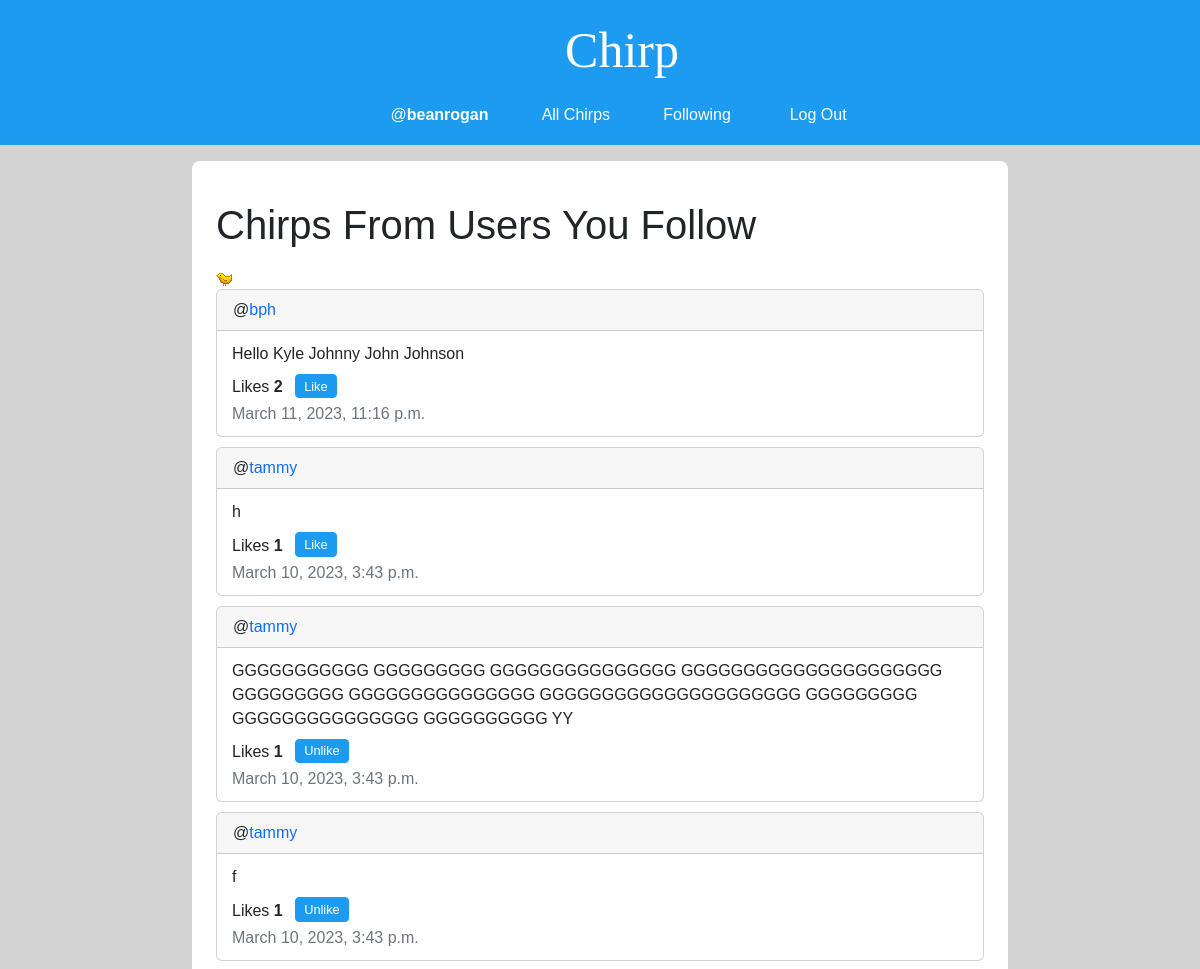
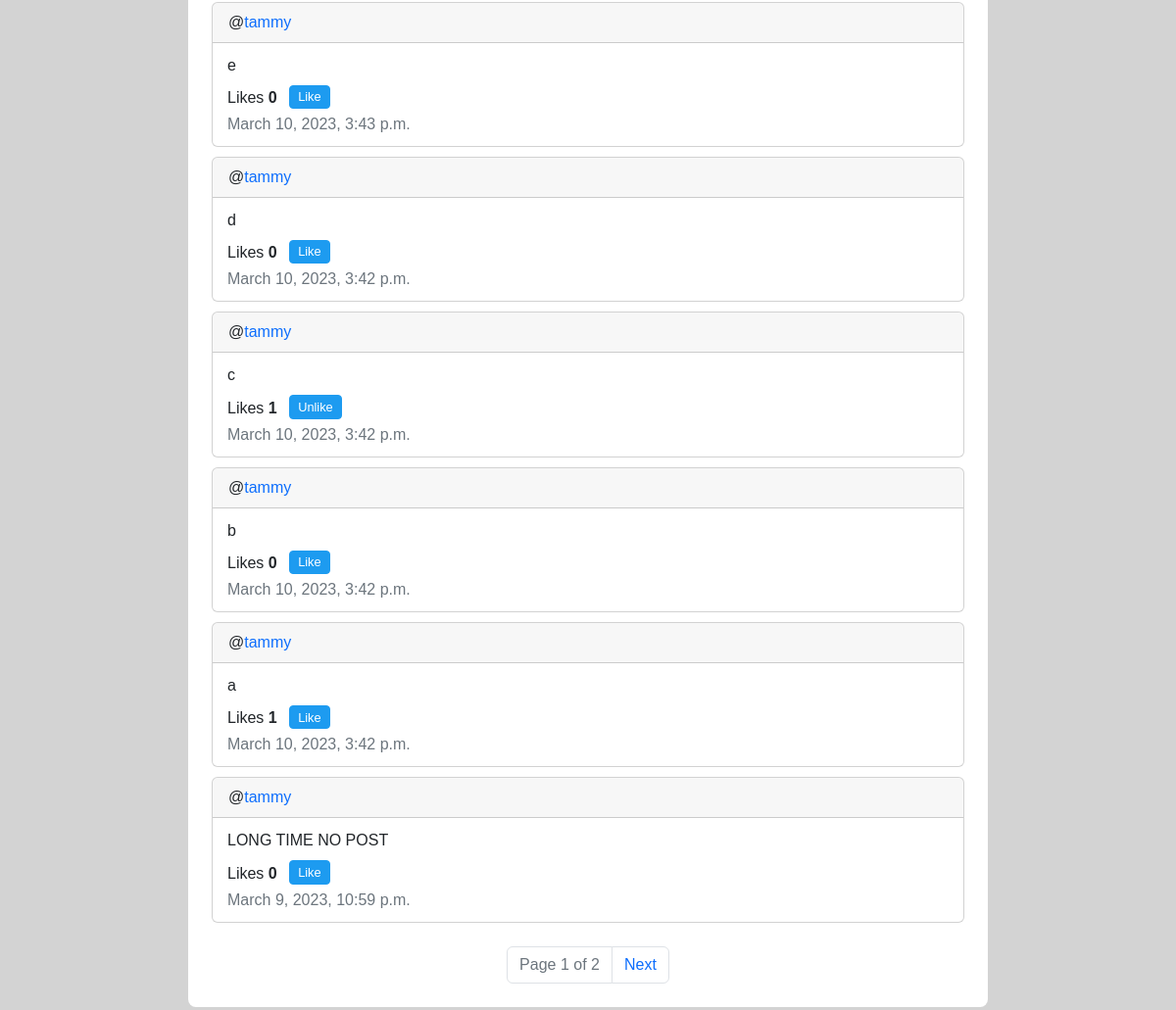
The app's page /following (signed in) with its own data (2 pictures, top to bottom).
### network/models.py (models this page shows, shortened)
class User(AbstractUser):
    pass

class Post(models.Model):
    author = models.ForeignKey('User', on_delete=models.CASCADE, related_name="+")
    content = models.TextField(max_length=280, verbose_name='')
    datetime = models.DateTimeField(auto_now_add=True)
    def likes(self):
        return self.like_objs.count()
    def users_liked(self):
        users = [like_obj.user for like_obj in self.like_objs.all()]
        return users

### network/views.py (the view)
# urls.py: path("following", views.following, name="following"),
def following(request):
    if not request.user.is_authenticated:
        return render(request, "network/error-page.html", {
                'message': error_message['login_to_view_following']
            })
    follow_objs_qset = request.user.following.all()
    followed_user_objs = [obj.followed for obj in follow_objs_qset]
    post_list = Post.objects.filter(author__in=followed_user_objs).order_by("-datetime")
    paginator = Paginator(post_list, 10)
    page_number = request.GET.get('page')
    page_obj = paginator.get_page(page_number)
    return render(request, "network/following.html", {
        "page_obj": page_obj,
    })

### network/templates/network/following.html (shortened to what this page needs)
{% extends "network/layout.html" %}
{% load static %}
{% block header %}Chirps From Users You Follow{% endblock %}
{% block body %}
    <img alt="tweety bird">
    {% include "network/post-pagination.html" with page_obj=page_obj %}
{% endblock %}

### network/templates/network/layout.html (shortened to what this page needs)
{% load static %}
<!DOCTYPE html>
<html lang="en">
    <head>
        <link href="https://cdn.jsdelivr.net/npm/bootstrap@5.2.3/dist/css/bootstrap.min.css" rel="stylesheet">
        <link href="{% static 'network/styles.css' %}" rel="stylesheet">
    </head>
    <body>
        <nav class="navbar navbar-expand-lg nav-justified">
            <a class="navbar-brand" href="{% url 'index' %}">Chirp</a>
            <div>
              <ul class="navbar-nav">
                {% if user.is_authenticated %}
                    <li class="nav-item">
                        <a class="nav-link" href="{% url 'profile' user.username %}">@<strong id="username">{{ user.username }}</strong></a>
                    </li>
                {% endif %}
                <li class="nav-item">
                  <a class="nav-link" href="{% url 'index' %}">All Chirps</a>
                </li>
                {% if user.is_authenticated %}
                    <li class="nav-item">
                        <a class="nav-link" href="{% url 'following' %}">Following</a>
                    </li>
                    <li class="nav-item nav-access">
                        <a class="nav-link" href="{% url 'logout' %}">Log Out</a>
                    </li>
                {% endif %}
              </ul>
            </div>
        </nav>
        <div class="containter row">
            <div class="col-md-2"></div>
            <div class="body col-md-8 mt-3 mb-3 pt-4 pb-2 px-4 rounded-3">
                <h1>{% block header %}{% endblock %}</h1>
                {% block body %}{% endblock %}
            </div>
            <div class="col-md-2"></div>
        </div>
    </body>
</html>

### network/templates/network/post-pagination.html (shortened to what this page needs)
<div class="post-group">
    {% for post in page_obj %}
        <div class="post card">
            <div class="card-header post-author" id="postAuthor_{{ post.id }}">@<a class="post-author-link" href="{% url 'profile' post.author.username %}">{{post.author}}</a></div>
            <div class="card-body position-relative">
                <div class="post-content-container mb-2" id="postContentContainer_{{ post.id }}">
                    <span class="post-content card-text" id="postContent_{{ post.id }}" style="display: block">{{post.content}}</span>
                </div>
                <div class="like-button-group d-sm-inline">
                    Likes <span class="like-count" id="likeCount_{{ post.id }}">{{ post.likes }}</span>
                    {% if user not in post.users_liked and user.is_authenticated %}
                        <button class="like-unlike-button btn btn-primary btn-sm mb-1 ms-2" id="{{ post.id }}">Like</button>
                    {% elif user in post.users_liked and user.is_authenticated %}
                        <button class="like-unlike-button btn btn-primary btn-sm mb-1 ms-2" id="{{ post.id }}">Unlike</button>
                    {% else %}
                        <button class="like-unlike-button btn btn-primary btn-sm mb-1 ms-2" id="{{ post.id }}" disabled>Like</button>
                    {% endif %}
                </div>
                <div class="post-datetime d-sm-block fw-light text-muted" id="postDatetime_{{ post.id }}">{{post.datetime}}</div>
            </div>
        </div>
    {% endfor %}
    <nav class="mt-4">
        <ul class="pagination justify-content-center">
            <li class="page-item current disabled">
                <a class="page-link">Page {{ page_obj.number }} of {{ page_obj.paginator.num_pages }}</a>
            </li>
            {% if page_obj.has_next %}
                <li class="page-item next"><a class="page-link" href="?page={{ page_obj.next_page_number }}">Next</a></li>
            {% endif %}
        </ul>
    </nav>
</div>

### network/static/network/styles.css (style rules this page uses)
.like-unlike-button, .post-content-button { --bs-btn-padding-y: .10rem; --bs-btn-padding-x: .5rem; --bs-btn-font-size: .80rem; }
.btn-primary { --bs-btn-bg: rgb(29, 155, 240); --bs-btn-border-color: rgb(29, 155, 240); --bs-btn-hover-bg: rgb(25, 129, 198); --bs-btn-hover-border-color: rgb(25, 129, 198); }
body { background-color: lightgray; font-family: "Varela", sans-serif; }
.navbar-brand { font-family: "Brush Script MT", cursive; color: white; font-size: 50px; margin-left: 60px; }
.navbar { background-color: rgb(29, 155, 240); flex-direction: column; }
.nav-link { color: white; margin: 2px 20px; font-family: unset; }
.body { background-color: white; }
h1 { margin: 16px 0px; }
.card-body { padding: 3px 15px 10px 15px; }
.post-author-link { text-decoration: none !important; }
.post { margin-bottom: 10px; }
.like-count { font-weight: bold; }

### records on screen
User: username "beanrogan"
Post: author "bph", content "Hello Kyle Johnny John Johnson", likes "2", datetime "March 11, 2023, 11:16 p.m."
Post: author "tammy", content "h", likes "1", datetime "March 10, 2023, 3:43 p.m."
Post: author "tammy", content "GGGGGGGGGGG GGGGGGGGG GGGGGGGGGGGGGGG GGGGGGGGGGGGGGGGGGGGG GGGGGGGGG GGGGGGGGGGGGGGG GGGGGGGGGGGGGGGGGGGGG GGGGGGGGG GGGGGGGGGGGGGGG GGGGGGGGGG YY", likes "1", datetime "March 10, 2023, 3:43 p.m."
Post: author "tammy", content "f", likes "1", datetime "March 10, 2023, 3:43 p.m."
Post: author "tammy", content "e", likes "0", datetime "March 10, 2023, 3:43 p.m."
Post: author "tammy", content "d", likes "0", datetime "March 10, 2023, 3:42 p.m."
Post: author "tammy", content "c", likes "1", datetime "March 10, 2023, 3:42 p.m."
Post: author "tammy", content "b", likes "0", datetime "March 10, 2023, 3:42 p.m."
Post: author "tammy", content "a", likes "1", datetime "March 10, 2023, 3:42 p.m."
Post: author "tammy", content "LONG TIME NO POST", likes "0", datetime "March 9, 2023, 10:59 p.m."

### other values on screen
{{ page_obj.number }} "1"
{{ page_obj.paginator.num_pages }} "2"
